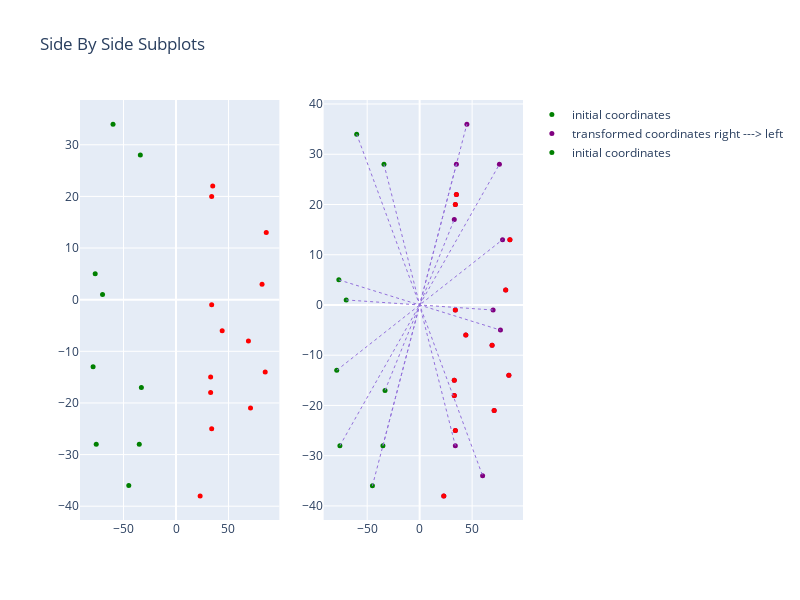

The cell this chart's notebook holds for it:
### Code cell
plot_referential_differences(data,transformed_coords)

### Figure 1 — Plotly figure (JSON) as saved in the notebook; plotly's stock layout.template omitted (floating-point values rounded to 4 significant figures)
{"data": [{"marker": {"color": ["green", "red", "red", "red", "green", "green", "green", "green", "red", "red", "red", "red", "red", "red", "red", "green", "green", "green", "green", "red", "red", "red"], "size": 5}, "mode": "markers", "name": "initial coordinates", "type": "scatter", "x": [-77, 86, 23, 33, -34, -33, -70, -45, 33, 34, 34, 82, 44, 69, 34, -76, -60, -79, -35, 71, 35, 85], "xaxis": "x", "y": [5, 13, -38, -15, 28, -17, 1, -36, -18, 20, -25, 3, -6, -8, -1, -28, 34, -13, -28, -21, 22, -14], "yaxis": "y"}, {"marker": {"color": "purple", "size": 5}, "mode": "markers", "name": "transformed coordinates right ---> left", "type": "scatter", "x": [77, 86, 23, 33, 34, 33, 70, 45, 33, 34, 34, 82, 44, 69, 34, 76, 60, 79, 35, 71, 35, 85], "xaxis": "x2", "y": [-5, 13, -38, -15, -28, 17, -1, 36, -18, 20, -25, 3, -6, -8, -1, 28, -34, 13, 28, -21, 22, -14], "yaxis": "y2"}, {"marker": {"color": ["green", "red", "red", "red", "green", "green", "green", "green", "red", "red", "red", "red", "red", "red", "red", "green", "green", "green", "green", "red", "red", "red"], "size": 5}, "mode": "markers", "name": "initial coordinates", "type": "scatter", "x": [-77, 86, 23, 33, -34, -33, -70, -45, 33, 34, 34, 82, 44, 69, 34, -76, -60, -79, -35, 71, 35, 85], "xaxis": "x2", "y": [5, 13, -38, -15, 28, -17, 1, -36, -18, 20, -25, 3, -6, -8, -1, -28, 34, -13, -28, -21, 22, -14], "yaxis": "y2"}], "layout": {"height": 600, "shapes": [{"line": {"color": "MediumPurple", "dash": "dot", "width": 1}, "type": "line", "x0": -77, "x1": 77, "xref": "x2", "y0": 5, "y1": -5, "yref": "y2"}, {"line": {"color": "MediumPurple", "dash": "dot", "width": 1}, "type": "line", "x0": 86, "x1": 86, "xref": "x2", "y0": 13, "y1": 13, "yref": "y2"}, {"line": {"color": "MediumPurple", "dash": "dot", "width": 1}, "type": "line", "x0": 23, "x1": 23, "xref": "x2", "y0": -38, "y1": -38, "yref": "y2"}, {"line": {"color": "MediumPurple", "dash": "dot", "width": 1}, "type": "line", "x0": 33, "x1": 33, "xref": "x2", "y0": -15, "y1": -15, "yref": "y2"}, {"line": {"color": "MediumPurple", "dash": "dot", "width": 1}, "type": "line", "x0": -34, "x1": 34, "xref": "x2", "y0": 28, "y1": -28, "yref": "y2"}, {"line": {"color": "MediumPurple", "dash": "dot", "width": 1}, "type": "line", "x0": -33, "x1": 33, "xref": "x2", "y0": -17, "y1": 17, "yref": "y2"}, {"line": {"color": "MediumPurple", "dash": "dot", "width": 1}, "type": "line", "x0": -70, "x1": 70, "xref": "x2", "y0": 1, "y1": -1, "yref": "y2"}, {"line": {"color": "MediumPurple", "dash": "dot", "width": 1}, "type": "line", "x0": -45, "x1": 45, "xref": "x2", "y0": -36, "y1": 36, "yref": "y2"}, {"line": {"color": "MediumPurple", "dash": "dot", "width": 1}, "type": "line", "x0": 33, "x1": 33, "xref": "x2", "y0": -18, "y1": -18, "yref": "y2"}, {"line": {"color": "MediumPurple", "dash": "dot", "width": 1}, "type": "line", "x0": 34, "x1": 34, "xref": "x2", "y0": 20, "y1": 20, "yref": "y2"}, {"line": {"color": "MediumPurple", "dash": "dot", "width": 1}, "type": "line", "x0": 34, "x1": 34, "xref": "x2", "y0": -25, "y1": -25, "yref": "y2"}, {"line": {"color": "MediumPurple", "dash": "dot", "width": 1}, "type": "line", "x0": 82, "x1": 82, "xref": "x2", "y0": 3, "y1": 3, "yref": "y2"}, {"line": {"color": "MediumPurple", "dash": "dot", "width": 1}, "type": "line", "x0": 44, "x1": 44, "xref": "x2", "y0": -6, "y1": -6, "yref": "y2"}, {"line": {"color": "MediumPurple", "dash": "dot", "width": 1}, "type": "line", "x0": 69, "x1": 69, "xref": "x2", "y0": -8, "y1": -8, "yref": "y2"}, {"line": {"color": "MediumPurple", "dash": "dot", "width": 1}, "type": "line", "x0": 34, "x1": 34, "xref": "x2", "y0": -1, "y1": -1, "yref": "y2"}, {"line": {"color": "MediumPurple", "dash": "dot", "width": 1}, "type": "line", "x0": -76, "x1": 76, "xref": "x2", "y0": -28, "y1": 28, "yref": "y2"}, {"line": {"color": "MediumPurple", "dash": "dot", "width": 1}, "type": "line", "x0": -60, "x1": 60, "xref": "x2", "y0": 34, "y1": -34, "yref": "y2"}, {"line": {"color": "MediumPurple", "dash": "dot", "width": 1}, "type": "line", "x0": -79, "x1": 79, "xref": "x2", "y0": -13, "y1": 13, "yref": "y2"}, {"line": {"color": "MediumPurple", "dash": "dot", "width": 1}, "type": "line", "x0": -35, "x1": 35, "xref": "x2", "y0": -28, "y1": 28, "yref": "y2"}, {"line": {"color": "MediumPurple", "dash": "dot", "width": 1}, "type": "line", "x0": 71, "x1": 71, "xref": "x2", "y0": -21, "y1": -21, "yref": "y2"}, {"line": {"color": "MediumPurple", "dash": "dot", "width": 1}, "type": "line", "x0": 35, "x1": 35, "xref": "x2", "y0": 22, "y1": 22, "yref": "y2"}, {"line": {"color": "MediumPurple", "dash": "dot", "width": 1}, "type": "line", "x0": 85, "x1": 85, "xref": "x2", "y0": -14, "y1": -14, "yref": "y2"}], "title": {"text": "Side By Side Subplots"}, "width": 800, "xaxis": {"anchor": "y", "domain": [0, 0.45]}, "xaxis2": {"anchor": "y2", "domain": [0.55, 1]}, "yaxis": {"anchor": "x", "domain": [0, 1]}, "yaxis2": {"anchor": "x2", "domain": [0, 1]}}}
